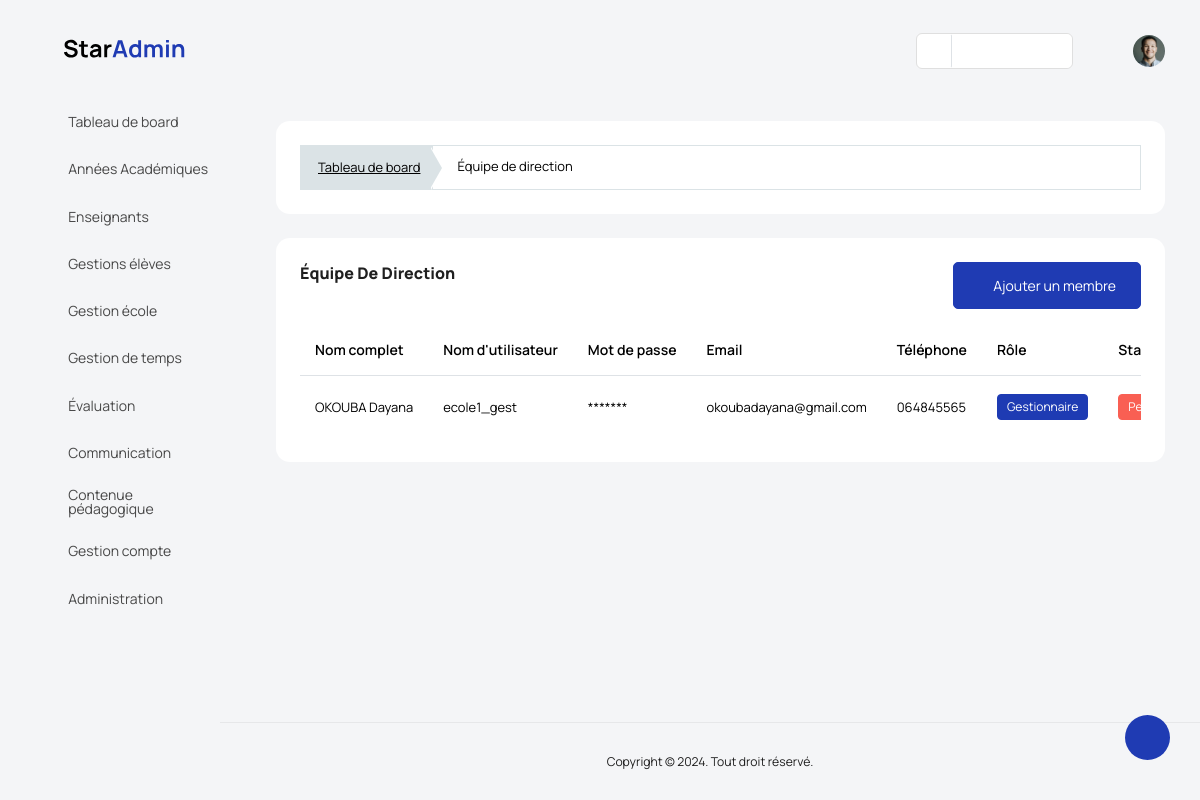
Before: /comptes/compte_directions/ (signed in) with the older database file.
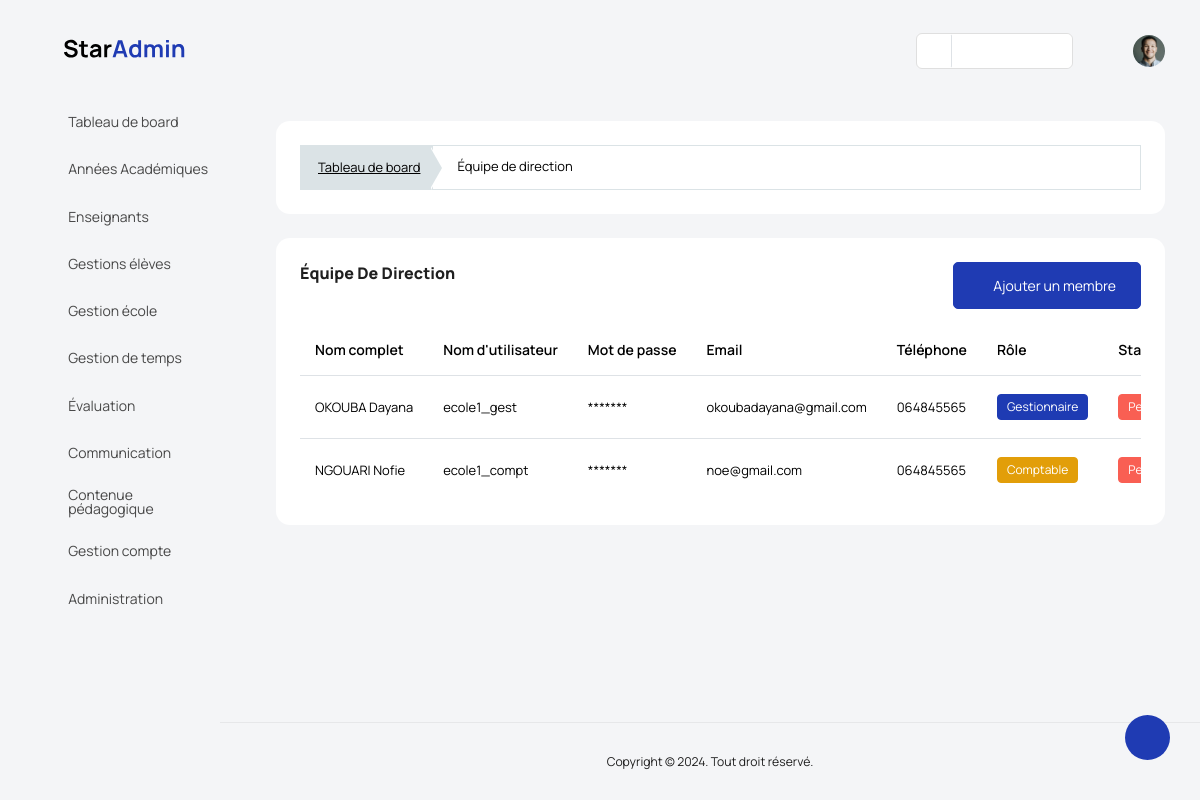
After: the same page with the newer database file.
### backend/models/user_account.py (models this page shows, shortened)
class User(AbstractBaseUser, PermissionsMixin):
    school = models.ForeignKey(Etablishment, on_delete=models.CASCADE, null=True, blank=True)
    username = models.CharField(max_length=255, unique=True,)
    student = models.OneToOneField(Student, unique=True, on_delete=models.SET_NULL, null=True, blank=True)
    teacher = models.OneToOneField(Teacher, unique=True, on_delete=models.SET_NULL, null=True, blank=True)
    parent = models.OneToOneField(Parent, unique=True, on_delete=models.SET_NULL, null=True, blank=True)
    management_profil = models.OneToOneField(ManagementProfil, unique=True, on_delete=models.CASCADE, null=True, blank=True)
    is_active = models.BooleanField(default=True)
    is_admin = models.BooleanField(default=False)
    is_admin_school = models.BooleanField(default=False)
    is_manager = models.BooleanField(default=False)
    is_accountant = models.BooleanField(default=False)
    is_student = models.BooleanField(default=False)
    is_teacher = models.BooleanField(default=False)
    is_parent = models.BooleanField(default=False)
    created_at = models.DateTimeField(auto_now_add=True)
    updated_at = models.DateTimeField(auto_now=True)
    objects = UserManager()
    USERNAME_FIELD = 'username'

### backend/models/gestion_ecole.py (models this page shows, shortened)
class ManagementProfil(models.Model):
    lastname = models.CharField(max_length=50, blank=True)
    firstname = models.CharField(max_length=50, blank=True)
    address = models.CharField(max_length=50, blank=True)
    tel = models.CharField(max_length=20, blank=True)
    city = models.CharField(max_length=17, choices=cities, blank=True)
    sex = models.CharField(max_length=10, choices=sexes, blank=True)
    email = models.CharField(max_length=120, unique=True, blank=True, null=True)
    picture = models.ImageField(upload_to="managements_images", blank=True, null=True)
    bio = models.TextField(blank=True)
    created_at = models.DateTimeField(auto_now_add=True, null=True)
    updated_at = models.DateTimeField(auto_now=True, null=True)

### manager_dashboard/views/comptes_view.py (the view, shortened to what this page needs)
class ListAllDirectionAccount(View):
    template = "manager_dashboard/comptes/compte_direction.html"
    def dispatch(self,request, *args, **kwargs):
        if not request.user.is_authenticated:
            return redirect('backend:login')
        if request.user.is_admin_school:
            return super().dispatch(request, *args, **kwargs)
        return redirect('backend:logout')
    def get(self, request, *args, **kwargs):
        managers_and_accountants = User.objects.filter(is_manager=True, school=request.user.school) | User.objects.filter(is_accountant=True, school=request.user.school)
        context_object = {'managers_and_accountants': managers_and_accountants}
        return render(request, template_name=self.template, context=context_object)

### manager_dashboard/templates/manager_dashboard/comptes/compte_direction.html (shortened to what this page needs)
{% extends '../base.html' %}
{% load static %}
{% block content %}
<div class="col-md-12 grid-margin stretch-card">
    <div class="card">
        <div class="card-body">
            <div class="template-demo">
                <nav aria-label="breadcrumb">
                    <ol class="breadcrumb breadcrumb-custom">
                        <li class="breadcrumb-item"><a href='{% url "manager_dashboard:index" %}'>Tableau de board</a></li>
                        <li class="breadcrumb-item active" aria-current="page"><span>Équipe de direction</span></li>
                    </ol>
                </nav>
            </div>
        </div>
    </div>
</div>
<div class="card">
    <div class="card-body">
        <div class="d-sm-flex justify-content-between align-items-start">
            <div>
                <h4 class="card-title card-title-dash">Équipe de direction</h4>
            </div>
            <div>
                <a href='{% url "manager_dashboard:director_add" %}' class="btn btn-primary text-white mb-0 me-0"><i
                class="mdi mdi-account-plus "></i> Ajouter un membre</a>
            </div>
        </div>
        <div class="row mt-3">
            <div class="col-12">
                <div class="table-responsive">
                    <table id="order-listing" class="table">
                        <thead>
                            <tr>
                                <th>Nom complet</th>
                                <th>Nom d'utilisateur</th>
                                <th>Mot de passe</th>
                                <th>Email</th>
                                <th>Téléphone</th>
                                <th>Rôle</th>
                                <th>Status</th>
                            </tr>
                        </thead>
                        <tbody id='elementList'>
                            {% for account in managers_and_accountants %}
                                <tr data-id='{{account.id}}'>
                                    <td>{{account.management_profil.lastname|upper}} {{account.management_profil.firstname}}</td>
                                    <td>{{account.username}}</td>
                                    <td>*******</td>
                                    <td>{{account.management_profil.email}}</td>
                                    <td>{{account.management_profil.tel}}</td>
                                    <td>
                                        {% if account.is_manager %}
                                            <label class="badge badge-primary">Gestionnaire</label>
                                        {% endif %}
                                        {% if account.is_accountant %}
                                            <label class="badge badge-warning">Comptable</label>
                                        {% endif %}
                                    </td>
                                    <td>
                                        <label class="badge badge-danger">Pending</label>
                                    </td>
                                </tr>
                            {% endfor %}
                        </tbody>
                    </table>
                </div>
            </div>
        </div>
    </div>
</div>
{% endblock content %}

### manager_dashboard/templates/manager_dashboard/base.html (shortened to what this page needs)
<!DOCTYPE html>
<html lang="en">
{% load static %}
<head>
    <link rel="stylesheet" href="{% static 'manager_dashboard/vendors/feather/feather.css' %}">
    <link rel="stylesheet" href="{% static 'manager_dashboard/vendors/mdi/css/materialdesignicons.min.css' %}">
    <link rel="stylesheet" href="{% static 'manager_dashboard/vendors/ti-icons/css/themify-icons.css' %}">
    <link rel="stylesheet" href="{% static 'manager_dashboard/vendors/font-awesome/css/font-awesome.min.css' %}">
    <link rel="stylesheet" href="{% static 'manager_dashboard/vendors/typicons/typicons.css' %}">
    <link rel="stylesheet" href="{% static 'manager_dashboard/vendors/simple-line-icons/css/simple-line-icons.css' %}">
    <link rel="stylesheet" href="{% static 'manager_dashboard/vendors/css/vendor.bundle.base.css' %}">
    <link rel="stylesheet" href="{% static 'manager_dashboard/vendors/bootstrap-datepicker/bootstrap-datepicker.min.css' %}">
    <link rel="stylesheet" href="{% static 'manager_dashboard/vendors/datatables.net-bs4/dataTables.bootstrap4.css' %}">
    <link rel="stylesheet" href="{% static 'manager_dashboard/vendors/jquery-toast-plugin/jquery.toast.min.css' %}">
    <link rel="stylesheet" href="{% static 'manager_dashboard/vendors/select2/select2.min.css' %}">
    <link rel="stylesheet" href="{% static 'manager_dashboard/vendors/select2-bootstrap-theme/select2-bootstrap.min.css' %}">
    <link rel="stylesheet" href="{% static 'manager_dashboard/css/vertical-layout-light/style.css' %}">
</head>
<body class="sidebar-fixed">
    <div class="container-scroller">
        <nav class="navbar default-layout col-lg-12 col-12 p-0 fixed-top d-flex align-items-top flex-row">
            <div class="text-center navbar-brand-wrapper d-flex align-items-center justify-content-start">
                <div class="me-3">
                    <button class="navbar-toggler navbar-toggler align-self-center" type="button" data-bs-toggle="minimize">
                        <span class="icon-menu"></span>
                    </button>
                </div>
                <div>
                    <a class="navbar-brand brand-logo" href='{% url "manager_dashboard:index" %}'><img src="{% static 'manager_dashboard/images/logo.svg' %}" alt="logo" /></a>
                </div>
            </div>
            <div class="navbar-menu-wrapper d-flex align-items-top">
                <ul class="navbar-nav ms-auto">
                    <li class="nav-item d-none d-lg-block">
                        <div id="datepicker-popup" class="input-group date datepicker navbar-date-picker">
                        <span class="input-group-addon input-group-prepend border-right">
                            <span class="icon-calendar input-group-text calendar-icon"></span>
                        </span>
                        <input type="text" class="form-control">
                        </div>
                    </li>
                    <li class="nav-item">
                        <form class="search-form" action="#">
                        <i class="icon-search"></i>
                        <input type="search" class="form-control" placeholder="Search Here" title="Search here">
                        </form>
                    </li>
                    <li class="nav-item dropdown d-none d-lg-block user-dropdown">
                        <a class="nav-link" id="UserDropdown" href="#" data-bs-toggle="dropdown" aria-expanded="false">
                        <img class="img-xs rounded-circle" src="{% static 'manager_dashboard/images/faces/face8.jpg' %}" alt="Profile image"> </a>
                    </li>
                </ul>
            </div>
        </nav>
        <div class="container-fluid page-body-wrapper">
            <div class="theme-setting-wrapper">
                <div id="settings-trigger"><i class="ti-settings"></i></div>
        </div>
        <nav class="sidebar sidebar-offcanvas" id="sidebar">
            <ul class="nav">
                <li class="nav-item">
                    <a class="nav-link" href=''>
                        <i class="mdi mdi-grid-large menu-icon"></i>
                        <span class="menu-title">Tableau de board</span>
                    </a>
                </li>
                <li class="nav-item">
                    <a class="nav-link" href='{% url "manager_dashboard:years" %}'>
                        <i class="mdi mdi-calendar menu-icon"></i>
                        <span class="menu-title">Années Académiques</span>
                    </a>
                </li>
                <li class="nav-item">
                    <a class="nav-link" href='{% url "manager_dashboard:teachers" %}'>
                        <i class="menu-icon  mdi mdi-account "></i>
                        <span class="menu-title">Enseignants</span>
                    </a>
                </li>
                <li class="nav-item">
                    <a class="nav-link" data-bs-toggle="collapse" href="#editors" aria-expanded="false" aria-controls="editors">
                        <i class="menu-icon mdi mdi-account-multiple"></i>
                        <span class="menu-title">Gestions élèves</span>
                        <i class="menu-arrow"></i>
                    </a>
                </li>
                <li class="nav-item">
                    <a class="nav-link" data-bs-toggle="collapse" href="#ecole" aria-expanded="false" aria-controls="ecole">
                        <i class="menu-icon mdi mdi-bank"></i>
                        <span class="menu-title">Gestion école</span>
                        <i class="menu-arrow"></i>
                    </a>
                </li>
                <li class="nav-item">
                    <a class="nav-link" data-bs-toggle="collapse" href="#clock" aria-expanded="false" aria-controls="clock">
                        <i class="menu-icon mdi mdi-calendar-clock "></i>
                        <span class="menu-title">Gestion de temps</span>
                        <i class="menu-arrow"></i>
                    </a>
                </li>
                <li class="nav-item">
                    <a class="nav-link" data-bs-toggle="collapse" href="#evaluation" aria-expanded="false" aria-controls="evaluation">
                        <i class="menu-icon  mdi mdi-deskphone"></i>
                        <span class="menu-title">Évaluation</span>
                        <i class="menu-arrow"></i>
                    </a>
                </li>
                <li class="nav-item">
                    <a class="nav-link" data-bs-toggle="collapse" href="#com" aria-expanded="false" aria-controls="com">
                        <i class="menu-icon mdi mdi-email"></i>
                        <span class="menu-title">Communication</span>
                        <i class="menu-arrow"></i>
                    </a>
                </li>
                <li class="nav-item">
                    <a class="nav-link" data-bs-toggle="collapse" href="#book" aria-expanded="false" aria-controls="book">
                        <i class="menu-icon mdi mdi-library   "></i>
                        <span class="menu-title">Contenue <br> pédagogique</span>
                        <i class="menu-arrow"></i>
                    </a>
                </li>
                <li class="nav-item">
                    <a class="nav-link" data-bs-toggle="collapse" href="#compte" aria-expanded="false" aria-controls="compte">
                        <i class="menu-icon mdi mdi-account-circle"></i>
                        <span class="menu-title">Gestion compte</span>
                        <i class="menu-arrow"></i>
                    </a>
                </li>
                <li class="nav-item">
                    <a class="nav-link" data-bs-toggle="collapse" href="#setting" aria-expanded="false" aria-controls="setting">
                        <i class="menu-icon  mdi mdi-tune "></i>
                        <span class="menu-title">Administration</span>
                        <i class="menu-arrow"></i>
                    </a>
                </li>
            </ul>
        </nav>
        <div class="main-panel">
            <div class="content-wrapper">
                {% block content %}{% endblock %}
            </div>
            <footer class="footer">
                <div class="d-sm-flex justify-content-center">
                    <span class="float-none float-sm-end d-block mt-1 mt-sm-0 text-center">Copyright © {% now "Y" %}. Tout droit réservé.</span>
                </div>
            </footer>
        </div>
    </div>
</body>
</html>

Changed rows visible on the page:
added User: management_profil.lastname "NGOUARI", management_profil.firstname "Nofie", username "ecole1_compt", management_profil.email "noe@gmail.com", management_profil.tel "064845565", is_accountant "Comptable"
